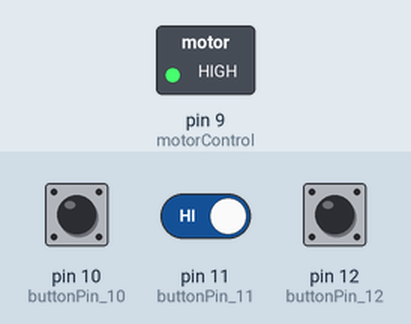
The sketch below on a simulated Arduino Uno, built with avr-gcc and run on an emulated ATmega328P. Parts: switched loads named in the sketch (green lamp = pin HIGH). The test bench sets the inputs (shaded band); at power-on: pin 12 (buttonPin_12) HIGH, pin 11 (buttonPin_11) HIGH, pin 10 (buttonPin_10) HIGH.

Above: at 1.2 s.
1.3 s: pin 12 (buttonPin_12) pulled LOW for 0.15 s
At 1.37 s:
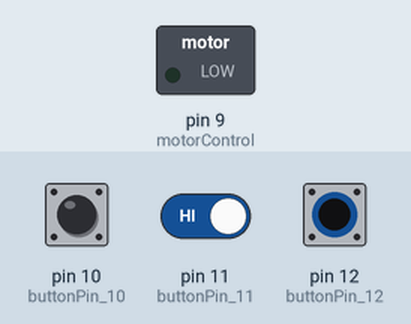
2.9 s: pin 12 (buttonPin_12) pulled LOW for 3.2 s
At 6.9 s:
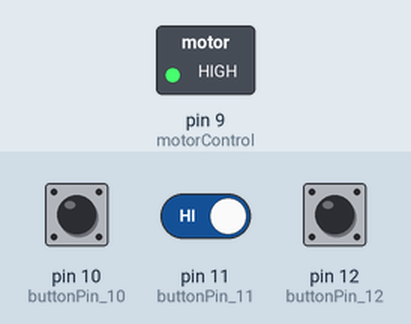
7.6 s: pin 11 (buttonPin_11) driven LOW and pin 12 (buttonPin_12) driven LOW
At 8.0 s:
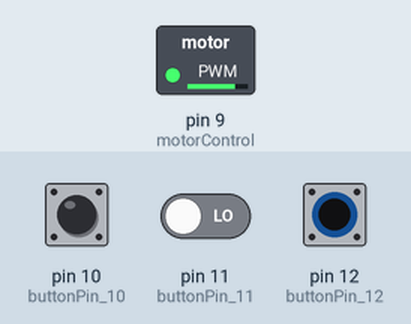
9.1 s: pin 11 (buttonPin_11) driven HIGH
At 10.3 s:
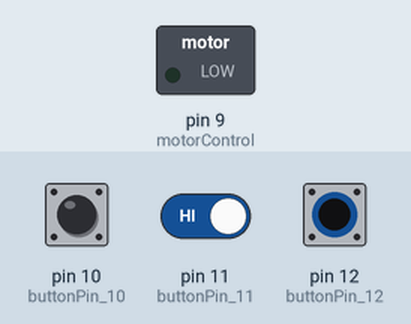
10.6 s: pin 12 (buttonPin_12) driven HIGH
At 11.5 s:
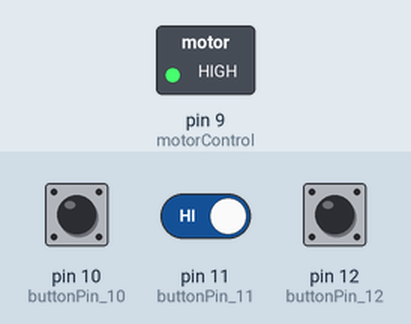
12.1 s: pin 12 (buttonPin_12) driven LOW
At 12.7 s:
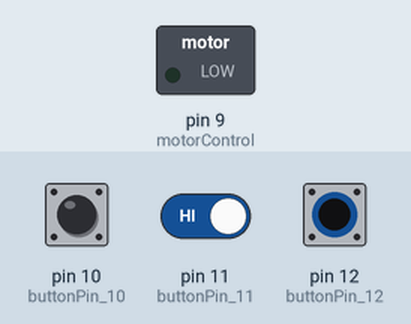
Timing chart, 0 to 14.6 s (numbered marks = the images above; inputs shaded):
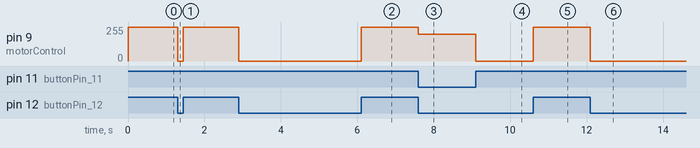

Measured:
- after the input at 1.3 s, pin 9 (motorControl): 255/255 → 0/255 at once, → 255/255 0.15 s later
- after the input at 2.9 s, pin 9 (motorControl): 255/255 → 0/255 at once, → 255/255 3.2 s later
- after the input at 7.6 s, pin 9 (motorControl): 255/255 → 200/255 at once
- after the input at 9.1 s, pin 9 (motorControl): 200/255 → 0/255 at once
- after the input at 10.6 s, pin 9 (motorControl): 0/255 → 255/255 at once
- after the input at 12.1 s, pin 9 (motorControl): 255/255 → 0/255 at once

The sketch:

MOTOR_BUTTON.ino
```cpp
// ------Photoresistor -------
// one leg to 5v the oter to A1 -> 10 k ohm -> GND
//------- DC- Motor ------
// -TIP120 tranistor
// - 1N4001 diode
// - battery 9V
// -DC motor

// TIP120 tranistor three legs  first leg -> GND, second(middel leg) -> to 1N4001 diode and pin 9
// 1N4001 diode in the middel leg as writting above opisite side -> black wire dc moror the other side og the 1N4001 diodebarrty connector and then red wire dc moror.


int motorControl = 9;
//first button
int buttonState_12;
int buttonPin_12 = 12;
//second button
int buttonState_11;
int buttonPin_11 = 11;
//theird button
int buttonState_10;
int buttonPin_10 = 10 ;

void start(int speed) {
  analogWrite(motorControl, speed);
}

void stop() {
  analogWrite(motorControl, 0);
}


void setup() {
  Serial.begin(9600);
  pinMode(buttonPin_12, INPUT_PULLUP);
  pinMode(buttonPin_11, INPUT_PULLUP);
  pinMode(buttonPin_10, INPUT_PULLUP);
}

void loop() {

  buttonState_12 = digitalRead(buttonPin_12);
  buttonState_11 = digitalRead(buttonPin_11);
  buttonState_10 = digitalRead(buttonPin_10);

  if(buttonState_12 == HIGH) {
    start(255);
  }
  else if(buttonState_11 == HIGH) {
    stop();
  }
   else if(buttonState_10 == HIGH) {
    start(200);
  }


}
```
